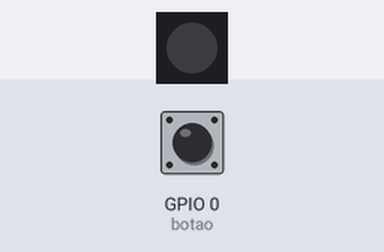
A program run on a simulated ESP32-S3. Parts: 1 RGB LEDs in strip order, left to right. The test bench sets the inputs (shaded band); at power-on: GPIO 0 (botao) HIGH. Dim RGB values are drawn brighter than linear; the strip is taken to match the declared colour order.

Above: at 1.2 s.
1.3 s: GPIO 0 (botao) pulled LOW for 0.15 s
At 2.0 s:
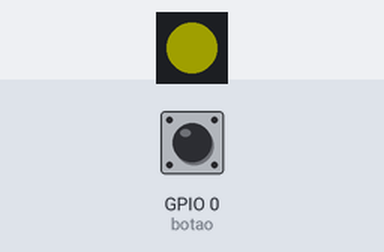
2.9 s: GPIO 0 (botao) pulled LOW for 1 s
At 3.2 s:
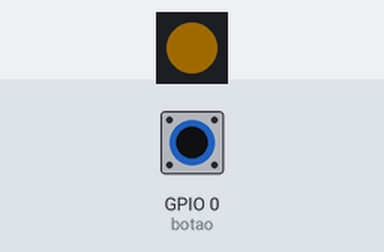
5.4 s: GPIO 0 (botao) pulled LOW for 0.15 s
At 6.3 s:
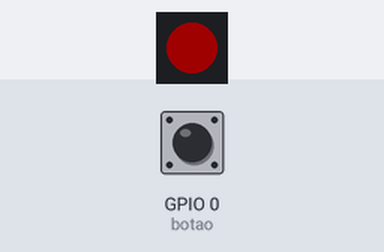
7.0 s: GPIO 0 (botao) pulled LOW for 3.2 s
At 7.5 s:
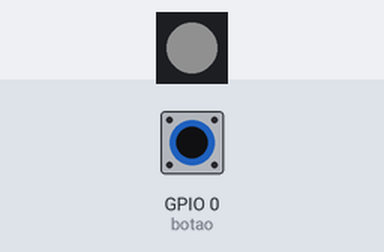
11.7 s: GPIO 0 (botao) pulled LOW for 0.15 s
At 12.3 s:
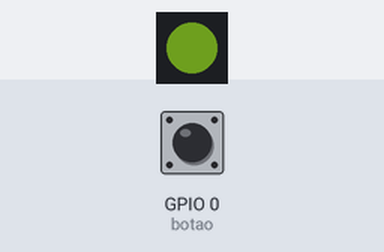
13.3 s: GPIO 0 (botao) pulsed LOW 5 times (0.12 s each, 0.3 s apart)
At 15.7 s:
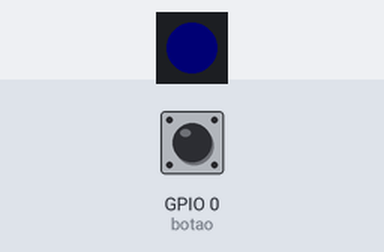
Timing chart, 0 to 17.2 s (numbered marks = the images above; inputs shaded):
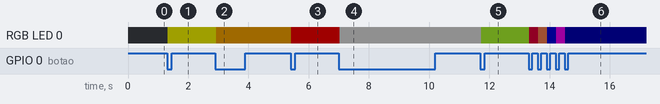

The program:

main.cpp
```cpp
/*
Maria Eduarda Silva dos Santos
29/07/25
Segundo semetres
*/

#include <Arduino.h>
#include <Bounce2.h>
#include <Adafruit_NeoPixel.h>
#define botao 0

Adafruit_NeoPixel ledRGB(1, 48, NEO_GBR);
Bounce bounce = Bounce();

uint32_t ledVerde = ledRGB.Color(0, 255, 0);
uint32_t ledAmarelo = ledRGB.Color(255, 255, 0);
uint32_t ledLaranja = ledRGB.Color(255, 165, 0);
uint32_t ledVermelho = ledRGB.Color(255, 0, 0);
uint32_t ledMagenta = ledRGB.Color(255, 0, 255);
uint32_t ledLimao = ledRGB.Color(173, 255, 47);
uint32_t ledVinho = ledRGB.Color(128, 0, 32);
uint32_t ledCoral = ledRGB.Color(255, 127, 80);
uint32_t ledCinza = ledRGB.Color(128, 128, 128);
uint32_t ledMarinho = ledRGB.Color(0, 0, 128);
uint32_t corAtual;

uint32_t cores[10] = {
    ledVerde, ledAmarelo, ledLaranja, ledVermelho,
    ledCinza, ledLimao, ledVinho, ledCoral, ledMarinho, ledMagenta};

int contagem = 0;

void setup()
{
  Serial.begin(9600);
  bounce.attach(botao, INPUT_PULLUP);
  bounce.interval(25); // Define o intervalo de debounce para 25 milissegundos (evita leituras falsas ao pressionar)

  ledRGB.begin();
  ledRGB.setBrightness(32);                       // ele vai de 0 ~ 255 intensidade do brilho
  ledRGB.setPixelColor(0, ledRGB.Color(0, 0, 0)); // 235, 52, 52
  ledRGB.show();
}

void loop()
{
  bounce.update();

  if (bounce.fell())
  {
    contagem++;
    if (contagem > 10)
    {
      contagem = 0;
    }

    ledRGB.setPixelColor(0, cores[contagem]);
    ledRGB.show();
  }
}
```

Measured:
- after the input at 1.3 s, RGB LED 0: off → RGB(32, 32, 0) at once
- after the input at 2.9 s, RGB LED 0: RGB(32, 32, 0) → RGB(32, 21, 0) at once
- after the input at 5.4 s, RGB LED 0: RGB(32, 21, 0) → RGB(32, 0, 0) at once
- after the input at 7.0 s, RGB LED 0: RGB(32, 0, 0) → RGB(16, 16, 16) at once
- after the input at 11.7 s, RGB LED 0: RGB(16, 16, 16) → RGB(22, 32, 6) at once
- after the input at 13.3 s, RGB LED 0: RGB(22, 32, 6) → RGB(16, 0, 4) at once, → RGB(32, 16, 10) 0.30 s later, → RGB(0, 0, 16) 0.30 s later, → RGB(32, 0, 32) 0.30 s later, … (5 changes in this stretch)
